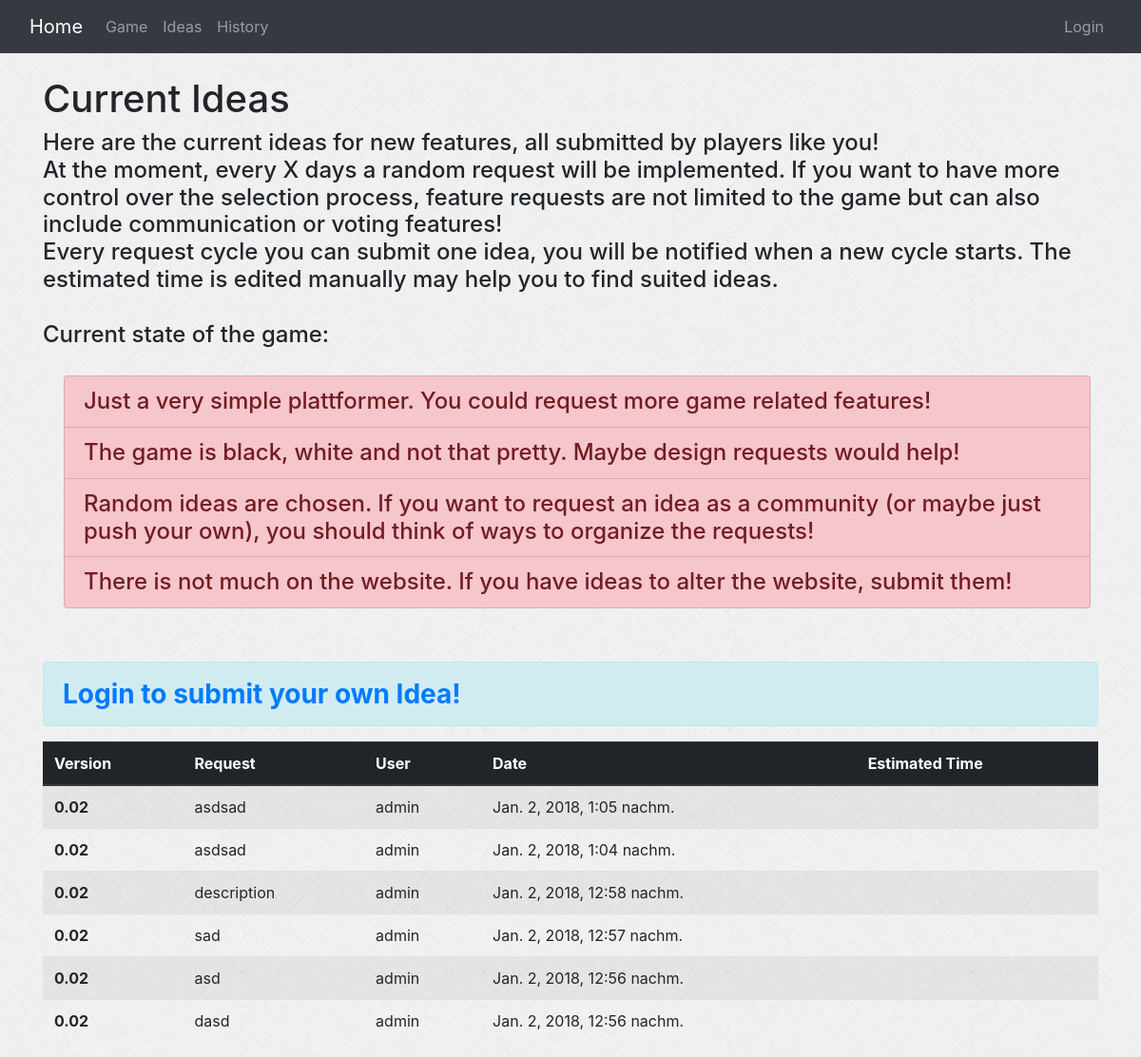
/website/ideas, run on the app's committed database.
### website/models.py (models this page shows, shortened)
class Idea(models.Model):
    user = models.ForeignKey(User, on_delete=models.CASCADE)
    version = models.ForeignKey(Version, on_delete=models.CASCADE, null=True)
    request_text = models.CharField(max_length=40)
    description = models.CharField(max_length=500)
    pub_date = models.DateTimeField('date published', default=datetime.now)
    estimated_time = models.CharField(max_length=50, null=True, default='')
    upvotes = models.IntegerField(default=0)
    downvotes = models.IntegerField(default=0)

class Version(models.Model):
    label = models.CharField(max_length=20,unique=True)
    change = models.CharField(max_length=200)
    pub_date = models.DateTimeField('date published', default=datetime.now)
    submitter = models.ForeignKey(Player, on_delete=models.DO_NOTHING, null=True)

### website/views.py (the view)
# urls.py: path('ideas', views.IdeasView.as_view(), name='ideas'),
class IdeasView(generic.ListView):
    template_name = 'website/ideas.html'
    model = Idea
    context_object_name = 'idea_list'
    def get_queryset(self):
        ver = Version.objects.all().order_by('-pub_date')[0]
        return Idea.objects.filter(version=ver).order_by('-pub_date')

### website/templates/website/ideas.html (shortened to what this page needs)
{% extends "website/../base.html" %}
{% load static %}
{% block body %}
<div class="container" >
    <h1> Current Ideas  </h1>
    <h4>
        Here are the current ideas for new features, all submitted by players like you! <br>
        At the moment, every X days a random request will be implemented. If you want to have more control
        over the selection process, feature requests are not limited to the game but can also include
        communication or voting features! <br>
        Every request cycle you can submit one idea, you will be notified when a new cycle starts.
        The estimated time is edited manually may help you to find suited ideas. <br><br>
        Current state of the game:<br><br>
        <div class="container" style = "margin-left: 7px">
            <ul class="list-group">
                <li class="list-group-item list-group-item-danger">
                    Just a very simple plattformer. You could request more game related features!
                </li>
                <li class="list-group-item list-group-item-danger">
                    The game is black, white and not that pretty. Maybe design requests would help!
                </li>
                <li class="list-group-item list-group-item-danger">
                    Random ideas are chosen. If you want to request an idea as a community (or maybe just push your own),
                     you should think of ways to organize the requests!
                </li>
                <li class="list-group-item list-group-item-danger">
                    There is not much on the website. If you have ideas to alter the website, submit them!
                </li>
            </ul>
        </div>
    </h4> <br> <br>
    <div class="alert alert-info">
        <strong>
            {% if user.is_authenticated %}
                 <a style="font-size: 28px" style="margin-left: 90px" href="{% url 'website:idea_new'%}"> Submit your own Idea! </a>
            {% else %}
                 <a style="font-size: 28px" style="margin-top: 45px" href="{% url 'login'%}?next={{request.path}}">Login to submit your own Idea!</a>
            {% endif %}
        </strong>
    </div>
</div>
{% if idea_list %}
<div class="container">
  <table class="table table-striped table-hover">
    <thead class= "thead-dark">
      <tr>
        <th scope="col">Version</th>
        <th scope="col">Request</th>
        <th scope="col">User</th>
        <th scope="col">Date</th>
        <th scope="col">Estimated Time</th>
      </tr>
    </thead>
    <tbody>
    {% for idea in idea_list %}
      <tr>
        <th>{{ idea.version.label }}</th>
        <td>{{ idea.description }}</td>
        <td>{{ idea.user.username}}</td>
        <td>{{ idea.pub_date}}</td>
        <td>{{ idea.estimated_time}}</td>
      </tr>
    {% endfor %}
    </tbody>
  </table>
</div>
{% endif %}
{% endblock %}

### website/static/website/css/style.css (style rules this page uses)
body { background: white url("../images/background.png"); }

### data on the page
Idea: version.label "0.02", description "asdsad", user.username "admin", pub_date "Jan. 2, 2018, 1:05 nachm."
Idea: version.label "0.02", description "asdsad", user.username "admin", pub_date "Jan. 2, 2018, 1:04 nachm."
Idea: version.label "0.02", description "description", user.username "admin", pub_date "Jan. 2, 2018, 12:58 nachm."
Idea: version.label "0.02", description "sad", user.username "admin", pub_date "Jan. 2, 2018, 12:57 nachm."
Idea: version.label "0.02", description "asd", user.username "admin", pub_date "Jan. 2, 2018, 12:56 nachm."
Idea: version.label "0.02", description "dasd", user.username "admin", pub_date "Jan. 2, 2018, 12:56 nachm."
